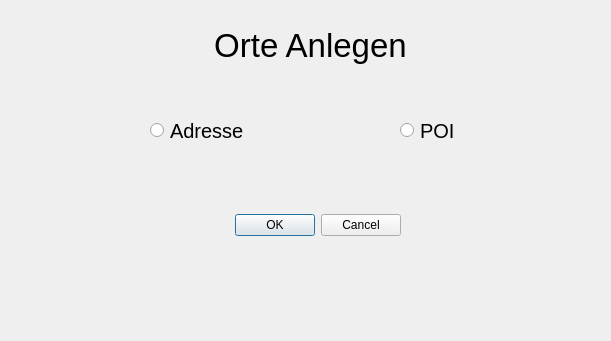
<?xml version="1.0" encoding="UTF-8"?>
<ui version="4.0">
 <class>Anlegen</class>
 <widget class="QDialog" name="Anlegen">
  <property name="geometry">
   <rect>
    <x>0</x>
    <y>0</y>
    <width>611</width>
    <height>341</height>
   </rect>
  </property>
  <property name="windowTitle">
   <string>Dialog</string>
  </property>
  <widget class="QDialogButtonBox" name="buttonBox">
   <property name="geometry">
    <rect>
     <x>230</x>
     <y>200</y>
     <width>171</width>
     <height>51</height>
    </rect>
   </property>
   <property name="orientation">
    <enum>Qt::Horizontal</enum>
   </property>
   <property name="standardButtons">
    <set>QDialogButtonBox::Cancel|QDialogButtonBox::Ok</set>
   </property>
  </widget>
  <widget class="QLabel" name="label">
   <property name="geometry">
    <rect>
     <x>100</x>
     <y>20</y>
     <width>421</width>
     <height>51</height>
    </rect>
   </property>
   <property name="font">
    <font>
     <pointsize>25</pointsize>
    </font>
   </property>
   <property name="text">
    <string>Orte Anlegen</string>
   </property>
   <property name="alignment">
    <set>Qt::AlignCenter</set>
   </property>
  </widget>
  <widget class="QRadioButton" name="Adresse">
   <property name="geometry">
    <rect>
     <x>150</x>
     <y>110</y>
     <width>141</width>
     <height>41</height>
    </rect>
   </property>
   <property name="font">
    <font>
     <pointsize>15</pointsize>
    </font>
   </property>
   <property name="text">
    <string>Adresse</string>
   </property>
  </widget>
  <widget class="QRadioButton" name="POI">
   <property name="geometry">
    <rect>
     <x>400</x>
     <y>110</y>
     <width>121</width>
     <height>41</height>
    </rect>
   </property>
   <property name="font">
    <font>
     <pointsize>15</pointsize>
    </font>
   </property>
   <property name="text">
    <string>POI</string>
   </property>
  </widget>
 </widget>
 <resources/>
 <connections>
  <connection>
   <sender>buttonBox</sender>
   <signal>rejected()</signal>
   <receiver>Anlegen</receiver>
   <slot>reject()</slot>
   <hints>
    <hint type="sourcelabel">
     <x>316</x>
     <y>260</y>
    </hint>
    <hint type="destinationlabel">
     <x>286</x>
     <y>274</y>
    </hint>
   </hints>
  </connection>
  <connection>
   <sender>buttonBox</sender>
   <signal>accepted()</signal>
   <receiver>Anlegen</receiver>
   <slot>accept()</slot>
   <hints>
    <hint type="sourcelabel">
     <x>248</x>
     <y>254</y>
    </hint>
    <hint type="destinationlabel">
     <x>157</x>
     <y>274</y>
    </hint>
   </hints>
  </connection>
 </connections>
</ui>
